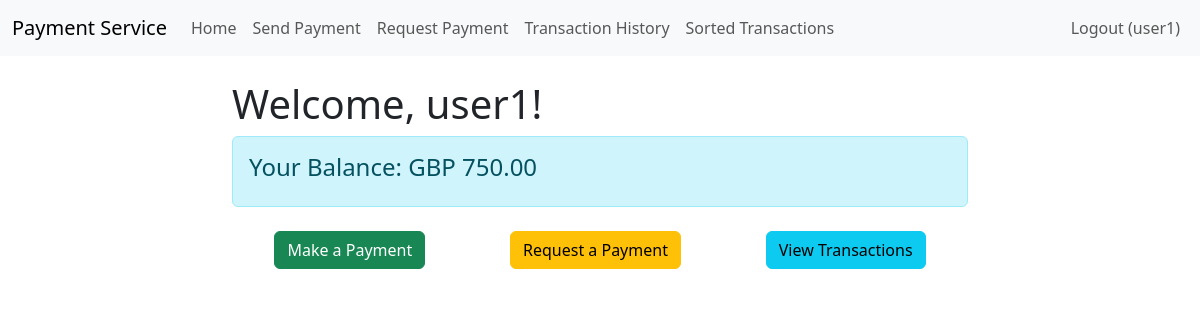
The app's page /webapps2025/ (signed in), older data.
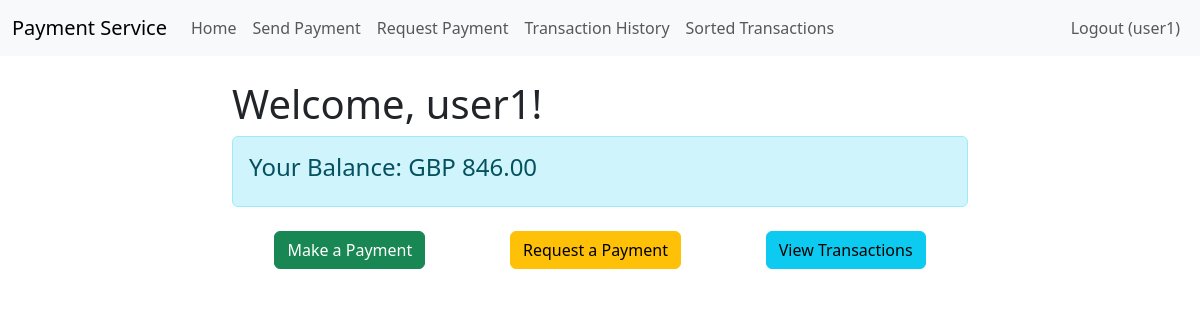
The same page, newer data.
### register/models.py (models this page shows, shortened)
class User(AbstractUser):
    email = models.EmailField(unique=True)
    first_name = models.CharField(max_length=50)
    last_name = models.CharField(max_length=50)
    currency = models.CharField(max_length=3, choices=[('GBP', 'GB Pounds'), ('USD', 'US Dollars'), ('EUR', 'Euros')], default='GBP')
    balance = models.DecimalField(max_digits=10, decimal_places=2, default=750.00)

### payapp/views.py (the view)
# urls.py: path('', views.home, name='home'),
@login_required
def home(request):
    return render(request, 'payapp/home.html')

### templates/payapp/home.html (shortened to what this page needs)
{% extends 'base.html' %}
{% block content %}
    <div class="row">
        <div class="col-md-8 offset-md-2">
            <h1>Welcome, {{ user.username }}!</h1>
            <div class="alert alert-info">
                <h4>Your Balance: {{ user.currency }} {{ user.balance }}</h4>
            </div>
            <div class="d-flex justify-content-around mt-4">
                <a href="{% url 'payapp:pay' %}" class="btn btn-success">Make a Payment</a>
                <a href="{% url 'payapp:request' %}" class="btn btn-warning">Request a Payment</a>
                <a href="{% url 'payapp:transactions' %}" class="btn btn-info">View Transactions</a>
            </div>
        </div>
    </div>
{% endblock %}

### templates/base.html (shortened to what this page needs)
<!DOCTYPE html>
<html lang="en">
<head>
    <link href="https://cdn.jsdelivr.net/npm/bootstrap@5.3.0/dist/css/bootstrap.min.css" rel="stylesheet">
    {% load crispy_forms_tags %}
</head>
<body>
    <nav class="navbar navbar-expand-lg navbar-light bg-light">
        <div class="container-fluid">
            <a class="navbar-brand" href="{% url 'payapp:home' %}">Payment Service</a>
            <div class="collapse navbar-collapse" id="navbarNav">
                <ul class="navbar-nav me-auto">
                    <li class="nav-item">
                        <a class="nav-link" href="{% url 'payapp:home' %}">Home</a>
                    </li>
                    <li class="nav-item">
                        <a class="nav-link" href="{% url 'payapp:pay' %}">Send Payment</a>
                    </li>
                    <li class="nav-item">
                        <a class="nav-link" href="{% url 'payapp:request' %}">Request Payment</a>
                    </li>
                    <li class="nav-item">
                        <a class="nav-link" href="{% url 'payapp:transaction_history' %}">Transaction History</a>
                    </li>
                    <li class="nav-item">
                        <a class="nav-link" href="{% url 'payapp:transactions' %}">Sorted Transactions</a>
                    </li>
                </ul>
                <ul class="navbar-nav ms-auto">
                    {% if user.is_authenticated %}
                        <li class="nav-item">
                            <a class="nav-link" href="{% url 'register:logout' %}">Logout ({{ user.username }})</a>
                        </li>
                    {% endif %}
                </ul>
            </div>
        </div>
    </nav>
    <div class="container mt-4">
        {% block content %}
        {% endblock %}
    </div>
</body>
</html>

Row changes from the older to the newer data that the page shows:
changed User "user1": balance "750.00" → "846.00"
